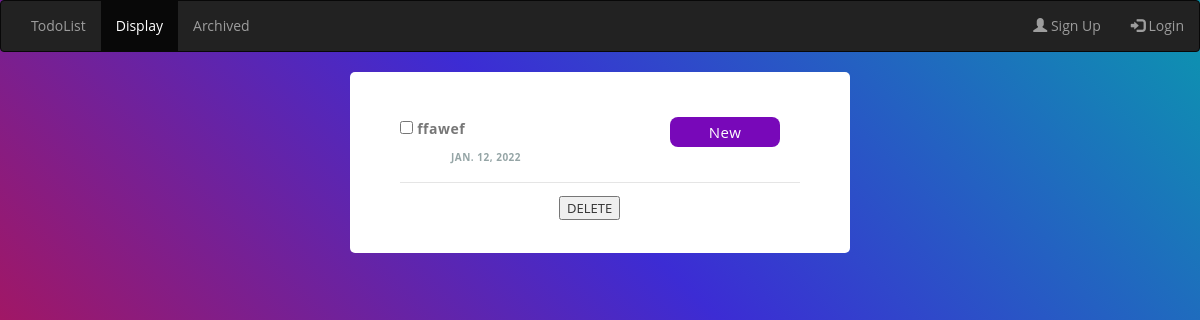
/display/, run on an earlier commit of the app's database.
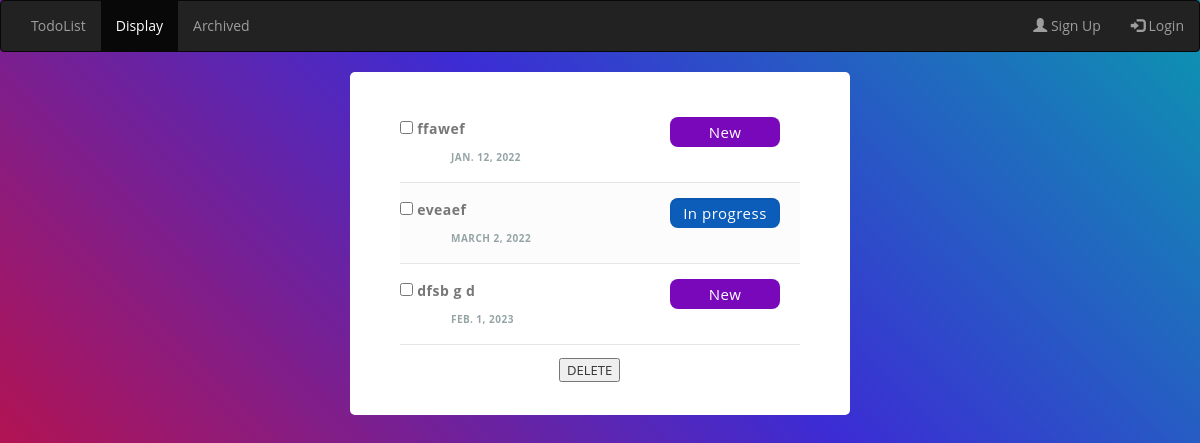
And on a later commit of the database.
### pages/models.py (models this page shows, shortened)
class TodoList(models.Model):
    title    = models.CharField(max_length=150)
    due_date = models.DateField(default=timezone.now().strftime("%Y-%m-%d"))
    label    = models.CharField(max_length = 10,default='Others')
    status   = models.CharField(max_length = 10,default='New')
    archive  = models.BooleanField(default=False)

### pages/views.py (the view, shortened to what this page needs)
# urls.py: path('display/', display, name='homed'),
def display(request):
    todos=TodoList.objects.all()
    current_date=date.today()
    for i in range(len(todos)):
        ddate=todos[i].due_date
        if current_date.year >= ddate.year and current_date.month >= ddate.month and current_date.day > ddate.day:
            todos[i].archive = True
            todos[i].save()
    return render(request, "pages/display.html", {"todos": todos})

### Templates/pages/display.html (shortened to what this page needs)
<!DOCTYPE html>
<html>
<head>
    <link rel="stylesheet" href="https://maxcdn.bootstrapcdn.com/bootstrap/3.4.1/css/bootstrap.min.css">
    <link rel="stylesheet" type="text/css" href="../static/styleN.css">
    <link href="https://unpkg.com/material-components-web@latest/dist/material-components-web.min.css" rel="stylesheet">
</head>
<body>
    <div django-app="TaskManager">
        <nav class="navbar navbar-inverse">
            <div class="container-fluid">
              <ul class="nav navbar-nav">
                <li ><a href="../" id="navbar-header">TodoList</a></li>
                <li class="active"><a href="">Display</a></li>
                <li><a href="/archive">Archived</a></li>
              </ul>
              <ul class="nav navbar-nav navbar-right">
                <li><a href="#"><span class="glyphicon glyphicon-user"></span> Sign Up</a></li>
                <li><a href="#"><span class="glyphicon glyphicon-log-in"></span> Login</a></li>
              </ul>
            </div>
          </nav>
        <div class="container">
          <form action="" method="post">
            <ul class="taskList">
                {% for todo in todos %}
                  {% if todo.archive == False %}
                  <li class="taskItem">
                      <input type="checkbox" class="taskCheckbox" name="checkedbox" value="{{ todo.title }}">
                      <label for="{{ todo.title }}"><span class="complete-">{{ todo.title }}</span></label>
                      <span class="category-{{ todo.status }}">{{ todo.status }}</span>
                      <strong class="taskDate">{{ todo.due_date }}</strong>
                  </li>
                  {% endif %}
                {% endfor %}
            </ul>
            <div class="button-container">
              <button class="mdc-button mdc-button--outlined" name="taskDelete" formnovalidate="" type="submit"
              onclick="$('input#sublist').click();">
                <span class="mdc-button__label">DELETE</span>
              </button>
            </div>
          </form>
        </div>
    </div>
</body>
</html>

What changed in the data, as far as the page shows it:
added TodoList: title "eveaef", status "In progress", due_date "MARCH 2, 2022"
added TodoList: title "dfsb g d", status "New", due_date "FEB. 1, 2023"
